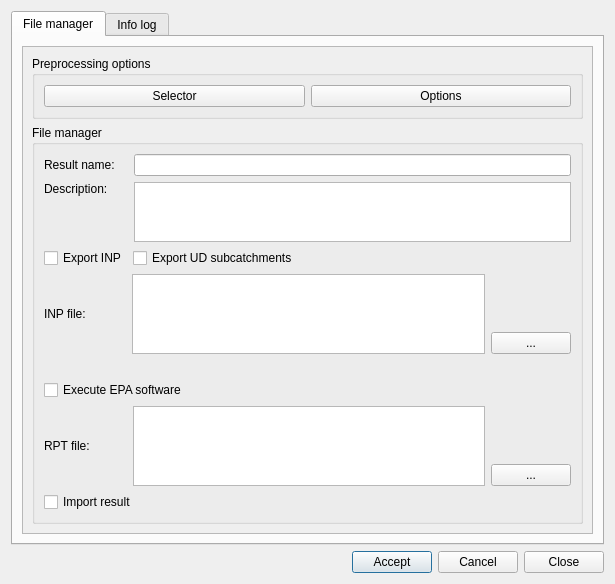
<?xml version="1.0" encoding="UTF-8"?>
<ui version="4.0">
 <class>dlg_go2epa</class>
 <widget class="QDialog" name="dlg_go2epa">
  <property name="geometry">
   <rect>
    <x>0</x>
    <y>0</y>
    <width>615</width>
    <height>584</height>
   </rect>
  </property>
  <property name="windowTitle">
   <string>Go2Epa</string>
  </property>
  <layout class="QGridLayout" name="gridLayout" rowstretch="0,0">
   <item row="1" column="0">
    <layout class="QGridLayout" name="lyt_buttons">
     <property name="topMargin">
      <number>0</number>
     </property>
     <item row="0" column="1">
      <spacer name="horizontalSpacer">
       <property name="orientation">
        <enum>Qt::Horizontal</enum>
       </property>
       <property name="sizeHint" stdset="0">
        <size>
         <width>40</width>
         <height>20</height>
        </size>
       </property>
      </spacer>
     </item>
     <item row="0" column="0">
      <widget class="QLabel" name="lbl_time">
       <property name="text">
        <string/>
       </property>
      </widget>
     </item>
     <item row="0" column="2">
      <widget class="QPushButton" name="btn_accept">
       <property name="sizePolicy">
        <sizepolicy hsizetype="Minimum" vsizetype="Fixed">
         <horstretch>0</horstretch>
         <verstretch>0</verstretch>
        </sizepolicy>
       </property>
       <property name="text">
        <string>Accept</string>
       </property>
      </widget>
     </item>
     <item row="0" column="3">
      <widget class="QPushButton" name="btn_cancel">
       <property name="text">
        <string>Cancel</string>
       </property>
      </widget>
     </item>
     <item row="0" column="4">
      <widget class="QPushButton" name="btn_close">
       <property name="sizePolicy">
        <sizepolicy hsizetype="Minimum" vsizetype="Fixed">
         <horstretch>0</horstretch>
         <verstretch>0</verstretch>
        </sizepolicy>
       </property>
       <property name="text">
        <string>Close</string>
       </property>
      </widget>
     </item>
    </layout>
   </item>
   <item row="0" column="0">
    <widget class="QTabWidget" name="mainTab">
     <property name="currentIndex">
      <number>0</number>
     </property>
     <widget class="QWidget" name="tab_file_manager">
      <attribute name="title">
       <string>File manager</string>
      </attribute>
      <layout class="QGridLayout" name="gridLayout_2">
       <item row="0" column="0">
        <widget class="QScrollArea" name="scrollArea">
         <property name="minimumSize">
          <size>
           <width>529</width>
           <height>178</height>
          </size>
         </property>
         <property name="widgetResizable">
          <bool>true</bool>
         </property>
         <widget class="QWidget" name="scrollAreaWidgetContents">
          <property name="geometry">
           <rect>
            <x>0</x>
            <y>0</y>
            <width>571</width>
            <height>489</height>
           </rect>
          </property>
          <layout class="QGridLayout" name="gridLayout_5">
           <item row="0" column="0">
            <layout class="QVBoxLayout" name="verticalLayout_2">
             <item>
              <widget class="QGroupBox" name="groupBox">
               <property name="sizePolicy">
                <sizepolicy hsizetype="Minimum" vsizetype="Fixed">
                 <horstretch>0</horstretch>
                 <verstretch>0</verstretch>
                </sizepolicy>
               </property>
               <property name="minimumSize">
                <size>
                 <width>0</width>
                 <height>0</height>
                </size>
               </property>
               <property name="title">
                <string>Preprocessing options</string>
               </property>
               <layout class="QHBoxLayout" name="horizontalLayout">
                <item>
                 <widget class="QPushButton" name="btn_hs_ds">
                  <property name="sizePolicy">
                   <sizepolicy hsizetype="Minimum" vsizetype="Fixed">
                    <horstretch>0</horstretch>
                    <verstretch>0</verstretch>
                   </sizepolicy>
                  </property>
                  <property name="text">
                   <string>Selector</string>
                  </property>
                 </widget>
                </item>
                <item>
                 <widget class="QPushButton" name="btn_options">
                  <property name="sizePolicy">
                   <sizepolicy hsizetype="Minimum" vsizetype="Fixed">
                    <horstretch>0</horstretch>
                    <verstretch>0</verstretch>
                   </sizepolicy>
                  </property>
                  <property name="text">
                   <string>Options</string>
                  </property>
                 </widget>
                </item>
               </layout>
              </widget>
             </item>
             <item>
              <widget class="QGroupBox" name="groupBox_2">
               <property name="sizePolicy">
                <sizepolicy hsizetype="Minimum" vsizetype="Minimum">
                 <horstretch>0</horstretch>
                 <verstretch>0</verstretch>
                </sizepolicy>
               </property>
               <property name="title">
                <string>File manager</string>
               </property>
               <layout class="QVBoxLayout" name="verticalLayout">
                <item>
                 <layout class="QGridLayout" name="gridLayout_3">
                  <item row="0" column="0">
                   <widget class="QLabel" name="lbl_result_name">
                    <property name="sizePolicy">
                     <sizepolicy hsizetype="Fixed" vsizetype="Preferred">
                      <horstretch>0</horstretch>
                      <verstretch>0</verstretch>
                     </sizepolicy>
                    </property>
                    <property name="text">
                     <string>Result name:    </string>
                    </property>
                   </widget>
                  </item>
                  <item row="0" column="1">
                   <widget class="QLineEdit" name="txt_result_name">
                    <property name="sizePolicy">
                     <sizepolicy hsizetype="Minimum" vsizetype="Fixed">
                      <horstretch>0</horstretch>
                      <verstretch>0</verstretch>
                     </sizepolicy>
                    </property>
                    <property name="text">
                     <string/>
                    </property>
                   </widget>
                  </item>
                  <item row="1" column="0">
                   <widget class="QLabel" name="lbl_descript">
                    <property name="text">
                     <string>Description:</string>
                    </property>
                    <property name="alignment">
                     <set>Qt::AlignLeading|Qt::AlignLeft|Qt::AlignTop</set>
                    </property>
                   </widget>
                  </item>
                  <item row="1" column="1">
                   <widget class="QTextEdit" name="txt_descript">
                    <property name="sizePolicy">
                     <sizepolicy hsizetype="Expanding" vsizetype="Fixed">
                      <horstretch>0</horstretch>
                      <verstretch>0</verstretch>
                     </sizepolicy>
                    </property>
                    <property name="minimumSize">
                     <size>
                      <width>0</width>
                      <height>60</height>
                     </size>
                    </property>
                    <property name="maximumSize">
                     <size>
                      <width>16777215</width>
                      <height>60</height>
                     </size>
                    </property>
                    <property name="tabChangesFocus">
                     <bool>true</bool>
                    </property>
                    <property name="acceptRichText">
                     <bool>false</bool>
                    </property>
                   </widget>
                  </item>
                 </layout>
                </item>
                <item>
                 <layout class="QHBoxLayout" name="horizontalLayout_3">
                  <property name="sizeConstraint">
                   <enum>QLayout::SetDefaultConstraint</enum>
                  </property>
                  <property name="topMargin">
                   <number>0</number>
                  </property>
                  <item>
                   <widget class="QCheckBox" name="chk_export">
                    <property name="sizePolicy">
                     <sizepolicy hsizetype="Fixed" vsizetype="Fixed">
                      <horstretch>0</horstretch>
                      <verstretch>0</verstretch>
                     </sizepolicy>
                    </property>
                    <property name="text">
                     <string>Export INP</string>
                    </property>
                   </widget>
                  </item>
                  <item>
                   <widget class="QCheckBox" name="chk_export_subcatch">
                    <property name="sizePolicy">
                     <sizepolicy hsizetype="Minimum" vsizetype="Fixed">
                      <horstretch>0</horstretch>
                      <verstretch>0</verstretch>
                     </sizepolicy>
                    </property>
                    <property name="text">
                     <string>Export UD subcatchments</string>
                    </property>
                   </widget>
                  </item>
                  <item>
                   <spacer name="horizontalSpacer_2">
                    <property name="orientation">
                     <enum>Qt::Horizontal</enum>
                    </property>
                    <property name="sizeHint" stdset="0">
                     <size>
                      <width>40</width>
                      <height>20</height>
                     </size>
                    </property>
                   </spacer>
                  </item>
                 </layout>
                </item>
                <item>
                 <layout class="QHBoxLayout" name="horizontalLayout_5">
                  <item>
                   <widget class="QLabel" name="lbl_inp_file">
                    <property name="sizePolicy">
                     <sizepolicy hsizetype="Fixed" vsizetype="Fixed">
                      <horstretch>0</horstretch>
                      <verstretch>0</verstretch>
                     </sizepolicy>
                    </property>
                    <property name="text">
                     <string>INP file:            </string>
                    </property>
                   </widget>
                  </item>
                  <item>
                   <widget class="QTextEdit" name="txt_file_inp">
                    <property name="enabled">
                     <bool>true</bool>
                    </property>
                    <property name="sizePolicy">
                     <sizepolicy hsizetype="Expanding" vsizetype="Ignored">
                      <horstretch>0</horstretch>
                      <verstretch>0</verstretch>
                     </sizepolicy>
                    </property>
                    <property name="minimumSize">
                     <size>
                      <width>0</width>
                      <height>0</height>
                     </size>
                    </property>
                    <property name="readOnly">
                     <bool>true</bool>
                    </property>
                   </widget>
                  </item>
                  <item>
                   <layout class="QVBoxLayout" name="verticalLayout_3">
                    <item>
                     <spacer name="verticalSpacer">
                      <property name="orientation">
                       <enum>Qt::Vertical</enum>
                      </property>
                      <property name="sizeHint" stdset="0">
                       <size>
                        <width>20</width>
                        <height>40</height>
                       </size>
                      </property>
                     </spacer>
                    </item>
                    <item>
                     <widget class="QPushButton" name="btn_file_inp">
                      <property name="sizePolicy">
                       <sizepolicy hsizetype="Fixed" vsizetype="Fixed">
                        <horstretch>0</horstretch>
                        <verstretch>0</verstretch>
                       </sizepolicy>
                      </property>
                      <property name="text">
                       <string>...</string>
                      </property>
                     </widget>
                    </item>
                   </layout>
                  </item>
                 </layout>
                </item>
                <item>
                 <layout class="QHBoxLayout" name="horizontalLayout_6">
                  <property name="topMargin">
                   <number>20</number>
                  </property>
                  <item>
                   <widget class="QCheckBox" name="chk_exec">
                    <property name="text">
                     <string>Execute EPA software</string>
                    </property>
                   </widget>
                  </item>
                 </layout>
                </item>
                <item>
                 <layout class="QHBoxLayout" name="horizontalLayout_7">
                  <item>
                   <widget class="QLabel" name="lbl_rpt_file">
                    <property name="sizePolicy">
                     <sizepolicy hsizetype="Fixed" vsizetype="Preferred">
                      <horstretch>0</horstretch>
                      <verstretch>0</verstretch>
                     </sizepolicy>
                    </property>
                    <property name="text">
                     <string>RPT file:           </string>
                    </property>
                   </widget>
                  </item>
                  <item>
                   <widget class="QTextEdit" name="txt_file_rpt">
                    <property name="sizePolicy">
                     <sizepolicy hsizetype="Expanding" vsizetype="Ignored">
                      <horstretch>0</horstretch>
                      <verstretch>0</verstretch>
                     </sizepolicy>
                    </property>
                    <property name="readOnly">
                     <bool>true</bool>
                    </property>
                   </widget>
                  </item>
                  <item>
                   <layout class="QVBoxLayout" name="verticalLayout_4">
                    <item>
                     <spacer name="verticalSpacer_2">
                      <property name="orientation">
                       <enum>Qt::Vertical</enum>
                      </property>
                      <property name="sizeHint" stdset="0">
                       <size>
                        <width>20</width>
                        <height>40</height>
                       </size>
                      </property>
                     </spacer>
                    </item>
                    <item>
                     <widget class="QPushButton" name="btn_file_rpt">
                      <property name="sizePolicy">
                       <sizepolicy hsizetype="Fixed" vsizetype="Fixed">
                        <horstretch>0</horstretch>
                        <verstretch>0</verstretch>
                       </sizepolicy>
                      </property>
                      <property name="text">
                       <string>...</string>
                      </property>
                      <property name="autoDefault">
                       <bool>true</bool>
                      </property>
                     </widget>
                    </item>
                   </layout>
                  </item>
                 </layout>
                </item>
                <item>
                 <widget class="QCheckBox" name="chk_import_result">
                  <property name="text">
                   <string>Import result</string>
                  </property>
                 </widget>
                </item>
               </layout>
              </widget>
             </item>
            </layout>
           </item>
          </layout>
         </widget>
        </widget>
       </item>
      </layout>
     </widget>
     <widget class="QWidget" name="tab_loginfo">
      <attribute name="title">
       <string>Info log</string>
      </attribute>
      <layout class="QGridLayout" name="gridLayout_4">
       <item row="0" column="0">
        <widget class="QScrollArea" name="scrollArea_2">
         <property name="widgetResizable">
          <bool>true</bool>
         </property>
         <widget class="QWidget" name="scrollAreaWidgetContents_2">
          <property name="geometry">
           <rect>
            <x>0</x>
            <y>0</y>
            <width>571</width>
            <height>489</height>
           </rect>
          </property>
          <layout class="QGridLayout" name="gridLayout_6">
           <item row="0" column="0">
            <widget class="QTextEdit" name="tab_log_txt_infolog"/>
           </item>
          </layout>
         </widget>
        </widget>
       </item>
      </layout>
     </widget>
    </widget>
   </item>
  </layout>
 </widget>
 <tabstops>
  <tabstop>mainTab</tabstop>
  <tabstop>scrollArea</tabstop>
  <tabstop>btn_hs_ds</tabstop>
  <tabstop>btn_options</tabstop>
  <tabstop>txt_result_name</tabstop>
  <tabstop>txt_descript</tabstop>
  <tabstop>chk_export</tabstop>
  <tabstop>chk_export_subcatch</tabstop>
  <tabstop>txt_file_inp</tabstop>
  <tabstop>btn_file_inp</tabstop>
  <tabstop>chk_exec</tabstop>
  <tabstop>txt_file_rpt</tabstop>
  <tabstop>btn_file_rpt</tabstop>
  <tabstop>chk_import_result</tabstop>
  <tabstop>btn_accept</tabstop>
  <tabstop>btn_cancel</tabstop>
  <tabstop>btn_close</tabstop>
  <tabstop>tab_log_txt_infolog</tabstop>
  <tabstop>scrollArea_2</tabstop>
 </tabstops>
 <resources/>
 <connections/>
</ui>
